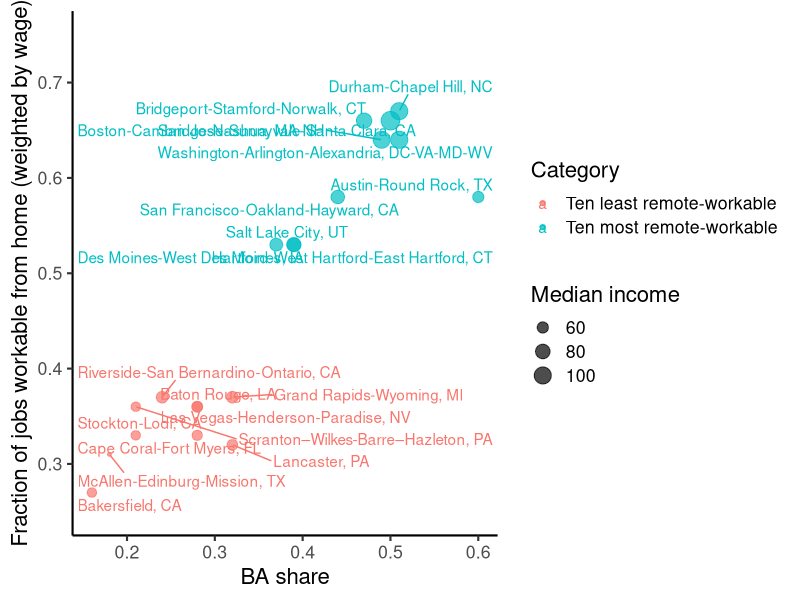

Write the R code that produced this figure.

# Load required libraries
library(ggplot2)
library(dplyr)
library(readr)
library(tidyr)
library(ggrepel)

# Read the data
top_ten <- read_csv("Resources/top_ten_jobs.csv")
bottom_ten <- read_csv("Resources/bottom_ten_jobs.csv")

# Add a category to distinguish top and bottom ten
top_ten <- top_ten %>% mutate(Category = "Ten most remote-workable")
bottom_ten <- bottom_ten %>% mutate(Category = "Ten least remote-workable")

# Combine datasets
jobs_data <- bind_rows(top_ten, bottom_ten)
print(jobs_data)
ggplot(jobs_data, 
       aes(x=`BA share`, y=`Weighted by wage`, 
            color = Category, label = `Metropolitan area`)) +
  geom_point(aes(size=`Median income`), alpha = 0.7) +
  geom_text_repel(
    # Repel away from the left edge, not from the right.
    xlim = c(NA, NA),
    # Do not repel from top or bottom edges.
    ylim = c(-Inf, Inf),
    # nudge_x = .15
    # nudge_y = 0.05
    # box.padding = 0.5,
    # nudge_y = .15
  ) +
  # xlim(c(35,120)) + 
  ylim(0.25, 0.75) + 
  # geom_text(hjust = 0, vjust = 1, size = 5) +
  ylab("Fraction of jobs workable from home (weighted by wage)") +
  theme_classic(base_size = 16)

  

# Prepare data for faceting by BA share and White share
# jobs_data_long <- jobs_data %>%
#   pivxot_longer(cols = c(`BA share`, `White share`), names_to = "variable", values_to = "x_value")
# 
# # Create the faceted plot.
# ggplot(jobs_data_long, aes(x = x_value, y = `Weighted by wage`, size = `Median income`, color = Category, label = `Metropolitan area`)) +
#   geom_point(alpha = 0.7) +
#   geom_text(hjust = 0, vjust = 1, size = 3) +
#   facet_wrap(~variable, scales = "free_x", labeller = labeller(variable = c(`BA share` = "BA Share", `White share` = "White Share"))) +
#   theme_minimal() +
#   labs(x = NULL, y = "Share of Jobs Weighted by Wage", color = "Category", size = "Median Income") +
#   theme(strip.text = element_text(size = 12, face = "bold"))
